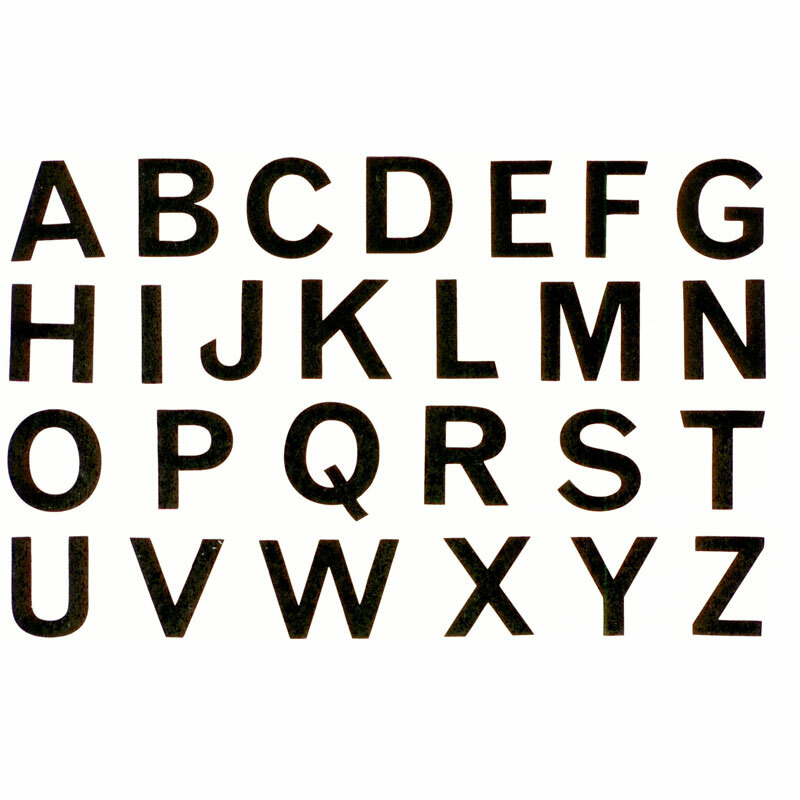
#> input picture alpha.jpg, 800 x 800 px
$ python new.py alpha.jpg alpha.jpg alpha.jpg
#> lines starting #> are read from the running program, lines starting #| are printed output that depends on the picture; after the words box and inside, x2 and y2 are one past the last pixel; in counts of white or black regions, pixels touching at a corner belong together
'''#####################################################################'''
 #               Program        :- Image to Gds Converter                 #
 #               Langauge       :- Python -3.8.5                          #
 #               Author         :- Giridhar Salana                        #
 #               Mail           :- Giridharsalana@gmail.com               #
 #               Version        :- 1.0                                    #
'''#####################################################################'''

# Importing Modules

import sys
import cv2
import numpy as np
import gdspy


def main(fileName, sizeOfTheCell, layerNum):
#> called with fileName = 'alpha.jpg', sizeOfTheCell = 'alpha.jpg', layerNum = 'alpha.jpg'
    print(r"""
  ___                                      ____         ____      _
 |_ _| _ __ ___    __ _   __ _   ___      |___ \       / ___|  __| | ___
  | | | '_ ` _ \  / _` | / _` | / _ \       __) |     | |  _  / _` |/ __|
  | | | | | | | || (_| || (_| ||  __/      / __/      | |_| || (_| |\__ \
 |___||_| |_| |_| \__,_| \__, | \___|     |_____|      \____| \__,_||___/
                         |___/
""")

    # Read an image file
    img = cv2.imread(fileName)
#> img is the input picture: shape (800, 800, 3); mean B, G, R 210, 212.7, 214.1

    width = img.shape[1]
#> width = 800
    height = img.shape[0]
#> height = 800
    print("Image width:{0}".format(width))
#| Image width:800
    print("Image height:{0}".format(height))
#| Image height:800

    # Convert an image to grayscale one
    gray = cv2.cvtColor(img, cv2.COLOR_RGB2GRAY)
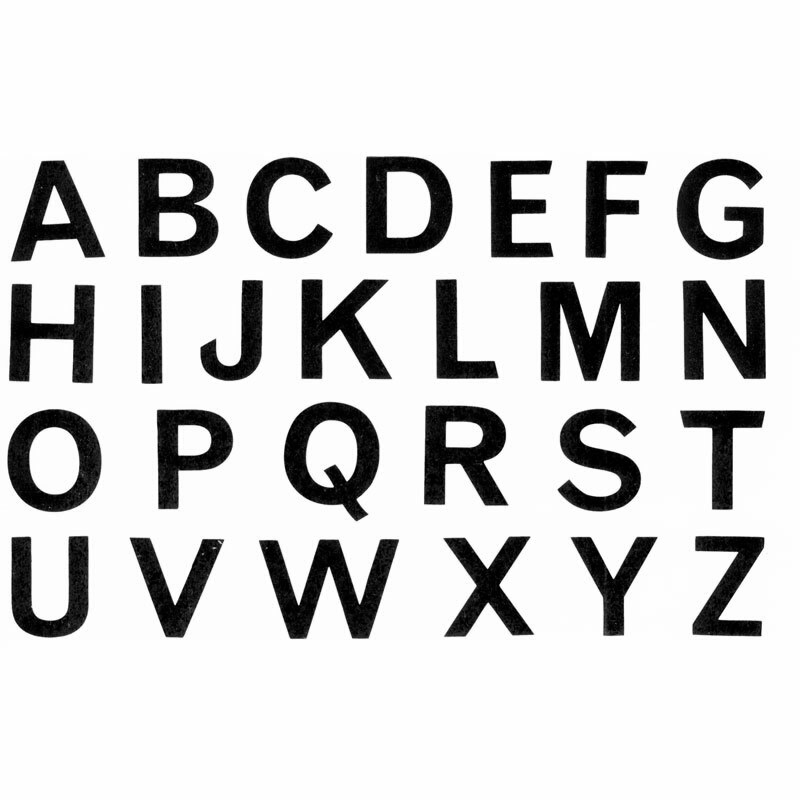
#> gray: shape (800, 800); min 0, max 255, mean 211.9

    # cv2.imwrite("image_gray.bmp", gray)

    ret, binaryImage = cv2.threshold(gray, 0, 255, cv2.THRESH_OTSU)
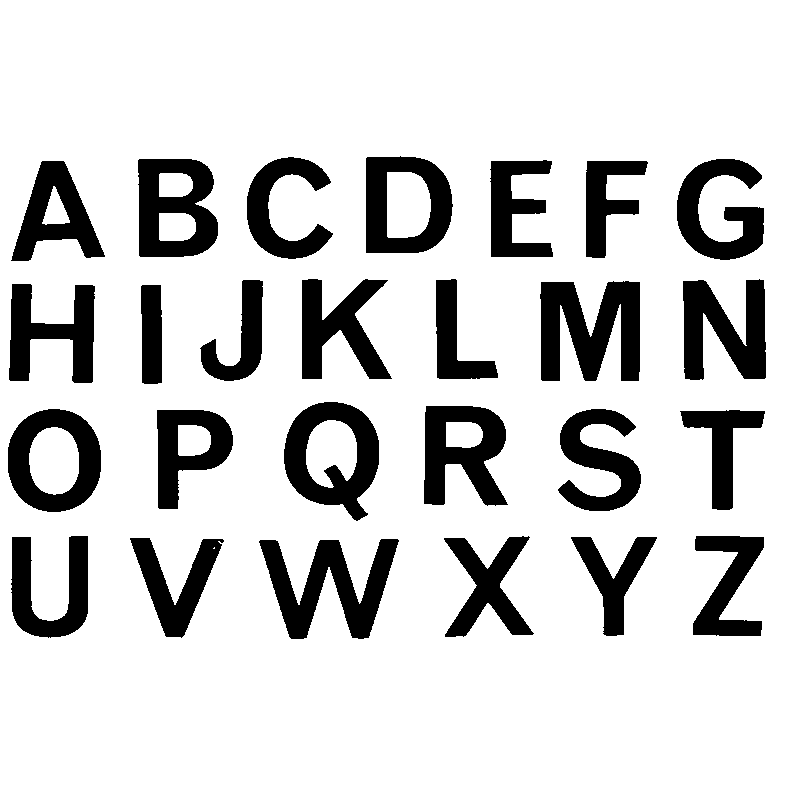
#> binaryImage: shape (800, 800); 82.7% white; 26 black regions, largest, box (x1, y1, x2, y2) and area: (540, 281, 640, 381) 6858, (259, 539, 399, 639) 6388, (284, 402, 379, 521) 5670
#> ret = 135

    # ret, binaryImage_1 = cv2.threshold(gray, 0, 255, cv2.THRESH_OTSU)

    # cv2.imwrite("image_mid.bmp", binaryImage_1)

    # Fill orthological corner
    for x in range(width - 1):
        for y in range(height - 1):
            if binaryImage.item(y, x) == 0 and binaryImage.item(y + 1, x) == 255 \
                    and binaryImage.item(y, x + 1) == 255 and binaryImage.item(y + 1, x + 1) == 0:
                binaryImage.itemset((y + 1, x), 0)
            elif binaryImage.item(y, x) == 255 and binaryImage.item(y + 1, x) == 0 \
                    and binaryImage.item(y, x + 1) == 0 and binaryImage.item(y + 1, x + 1) == 255:
                binaryImage.itemset((y + 1, x + 1), 0)


    # Debugging binary threshold code
    """
        for x in range(int(width - width/2)):
            for y in range(height -250):
                binaryImage.itemset((y, x), 0)

        cv2.imwrite("image_exp.bmp", binaryImage)
    """

    # Image processing

    cv2.imwrite("image.bmp", binaryImage)

#> (the run stopped early here; a loop or call above may not have finished)
